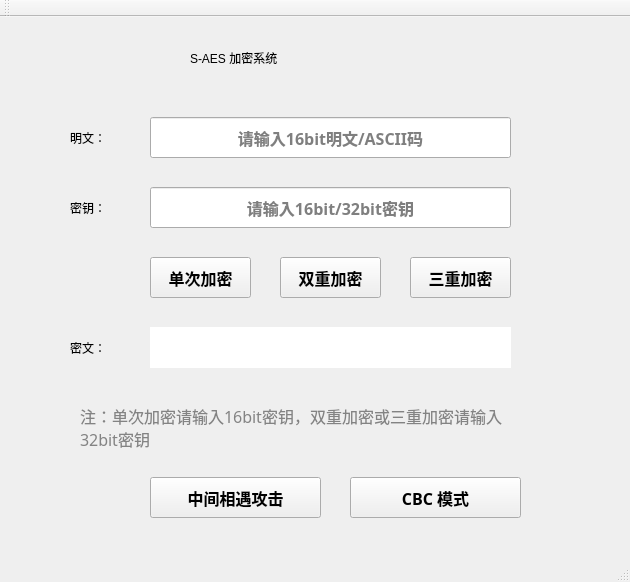
<?xml version="1.0" encoding="UTF-8"?>
<ui version="4.0">
 <class>MainWindow</class>
 <widget class="QMainWindow" name="MainWindow">
  <property name="geometry">
   <rect>
    <x>0</x>
    <y>0</y>
    <width>630</width>
    <height>582</height>
   </rect>
  </property>
  <property name="windowTitle">
   <string>MainWindow</string>
  </property>
  <widget class="QWidget" name="centralWidget">
   <widget class="QLineEdit" name="inputPlaintext">
    <property name="geometry">
     <rect>
      <x>150</x>
      <y>100</y>
      <width>361</width>
      <height>41</height>
     </rect>
    </property>
    <property name="font">
     <font>
      <family>Berlin Sans FB Demi</family>
      <pointsize>12</pointsize>
      <weight>75</weight>
      <bold>true</bold>
     </font>
    </property>
    <property name="echoMode">
     <enum>QLineEdit::Normal</enum>
    </property>
    <property name="alignment">
     <set>Qt::AlignCenter</set>
    </property>
    <property name="placeholderText">
     <string>请输入16bit明文/ASCII码</string>
    </property>
    <property name="cursorMoveStyle">
     <enum>Qt::VisualMoveStyle</enum>
    </property>
    <property name="clearButtonEnabled">
     <bool>false</bool>
    </property>
   </widget>
   <widget class="QLabel" name="label">
    <property name="geometry">
     <rect>
      <x>190</x>
      <y>10</y>
      <width>271</width>
      <height>61</height>
     </rect>
    </property>
    <property name="styleSheet">
     <string notr="true">font: 24pt &quot;Bauhaus 93&quot;;</string>
    </property>
    <property name="text">
     <string>S-AES 加密系统</string>
    </property>
   </widget>
   <widget class="QLabel" name="label_2">
    <property name="geometry">
     <rect>
      <x>70</x>
      <y>100</y>
      <width>81</width>
      <height>41</height>
     </rect>
    </property>
    <property name="styleSheet">
     <string notr="true">font: 75 15pt &quot;Berlin Sans FB Demi&quot;;</string>
    </property>
    <property name="text">
     <string>明文：</string>
    </property>
   </widget>
   <widget class="QLineEdit" name="inputKey">
    <property name="geometry">
     <rect>
      <x>150</x>
      <y>170</y>
      <width>361</width>
      <height>41</height>
     </rect>
    </property>
    <property name="font">
     <font>
      <family>Berlin Sans FB Demi</family>
      <pointsize>12</pointsize>
      <weight>75</weight>
      <bold>true</bold>
     </font>
    </property>
    <property name="alignment">
     <set>Qt::AlignCenter</set>
    </property>
    <property name="placeholderText">
     <string>请输入16bit/32bit密钥</string>
    </property>
   </widget>
   <widget class="QLabel" name="label_3">
    <property name="geometry">
     <rect>
      <x>70</x>
      <y>170</y>
      <width>81</width>
      <height>41</height>
     </rect>
    </property>
    <property name="styleSheet">
     <string notr="true">font: 75 15pt &quot;Berlin Sans FB Demi&quot;;</string>
    </property>
    <property name="text">
     <string>密钥：</string>
    </property>
   </widget>
   <widget class="QPushButton" name="encryptButton">
    <property name="geometry">
     <rect>
      <x>150</x>
      <y>240</y>
      <width>101</width>
      <height>41</height>
     </rect>
    </property>
    <property name="font">
     <font>
      <family>Berlin Sans FB Demi</family>
      <pointsize>12</pointsize>
      <weight>75</weight>
      <bold>true</bold>
     </font>
    </property>
    <property name="text">
     <string>单次加密</string>
    </property>
   </widget>
   <widget class="QLabel" name="outputCiphertext">
    <property name="geometry">
     <rect>
      <x>150</x>
      <y>310</y>
      <width>361</width>
      <height>41</height>
     </rect>
    </property>
    <property name="font">
     <font>
      <family>Berlin Sans FB Demi</family>
      <pointsize>14</pointsize>
      <weight>75</weight>
      <bold>true</bold>
     </font>
    </property>
    <property name="styleSheet">
     <string notr="true">border-bottom-color: rgb(56, 56, 56);
background-color: rgb(255, 255, 255);</string>
    </property>
    <property name="text">
     <string/>
    </property>
   </widget>
   <widget class="QLabel" name="label_5">
    <property name="geometry">
     <rect>
      <x>70</x>
      <y>310</y>
      <width>81</width>
      <height>41</height>
     </rect>
    </property>
    <property name="styleSheet">
     <string notr="true">font: 75 15pt &quot;Berlin Sans FB Demi&quot;;</string>
    </property>
    <property name="text">
     <string>密文：</string>
    </property>
   </widget>
   <widget class="QLabel" name="outputCiphertext_2">
    <property name="geometry">
     <rect>
      <x>80</x>
      <y>380</y>
      <width>441</width>
      <height>61</height>
     </rect>
    </property>
    <property name="font">
     <font>
      <family>Berlin Sans FB</family>
      <pointsize>12</pointsize>
      <weight>50</weight>
      <bold>false</bold>
     </font>
    </property>
    <property name="tabletTracking">
     <bool>false</bool>
    </property>
    <property name="acceptDrops">
     <bool>false</bool>
    </property>
    <property name="layoutDirection">
     <enum>Qt::LeftToRight</enum>
    </property>
    <property name="autoFillBackground">
     <bool>false</bool>
    </property>
    <property name="styleSheet">
     <string notr="true">color: rgb(131, 131, 131);
</string>
    </property>
    <property name="text">
     <string>注：单次加密请输入16bit密钥，双重加密或三重加密请输入32bit密钥</string>
    </property>
    <property name="textFormat">
     <enum>Qt::AutoText</enum>
    </property>
    <property name="scaledContents">
     <bool>false</bool>
    </property>
    <property name="wordWrap">
     <bool>true</bool>
    </property>
   </widget>
   <widget class="QPushButton" name="encryptButton_2">
    <property name="geometry">
     <rect>
      <x>280</x>
      <y>240</y>
      <width>101</width>
      <height>41</height>
     </rect>
    </property>
    <property name="font">
     <font>
      <family>Berlin Sans FB Demi</family>
      <pointsize>12</pointsize>
      <weight>75</weight>
      <bold>true</bold>
     </font>
    </property>
    <property name="text">
     <string>双重加密</string>
    </property>
   </widget>
   <widget class="QPushButton" name="pushButton">
    <property name="geometry">
     <rect>
      <x>150</x>
      <y>460</y>
      <width>171</width>
      <height>41</height>
     </rect>
    </property>
    <property name="font">
     <font>
      <family>Berlin Sans FB Demi</family>
      <pointsize>12</pointsize>
      <weight>75</weight>
      <bold>true</bold>
     </font>
    </property>
    <property name="text">
     <string>中间相遇攻击</string>
    </property>
   </widget>
   <widget class="QPushButton" name="encryptButton_3">
    <property name="geometry">
     <rect>
      <x>410</x>
      <y>240</y>
      <width>101</width>
      <height>41</height>
     </rect>
    </property>
    <property name="font">
     <font>
      <family>Berlin Sans FB Demi</family>
      <pointsize>12</pointsize>
      <weight>75</weight>
      <bold>true</bold>
     </font>
    </property>
    <property name="text">
     <string>三重加密</string>
    </property>
   </widget>
   <widget class="QPushButton" name="pushButton_2">
    <property name="geometry">
     <rect>
      <x>350</x>
      <y>460</y>
      <width>171</width>
      <height>41</height>
     </rect>
    </property>
    <property name="font">
     <font>
      <family>Berlin Sans FB Demi</family>
      <pointsize>12</pointsize>
      <weight>75</weight>
      <bold>true</bold>
     </font>
    </property>
    <property name="text">
     <string>CBC 模式</string>
    </property>
   </widget>
  </widget>
  <widget class="QMenuBar" name="menuBar">
   <property name="geometry">
    <rect>
     <x>0</x>
     <y>0</y>
     <width>630</width>
     <height>26</height>
    </rect>
   </property>
  </widget>
  <widget class="QToolBar" name="mainToolBar">
   <attribute name="toolBarArea">
    <enum>TopToolBarArea</enum>
   </attribute>
   <attribute name="toolBarBreak">
    <bool>false</bool>
   </attribute>
  </widget>
  <widget class="QStatusBar" name="statusBar"/>
 </widget>
 <layoutdefault spacing="6" margin="11"/>
 <resources/>
 <connections/>
</ui>
